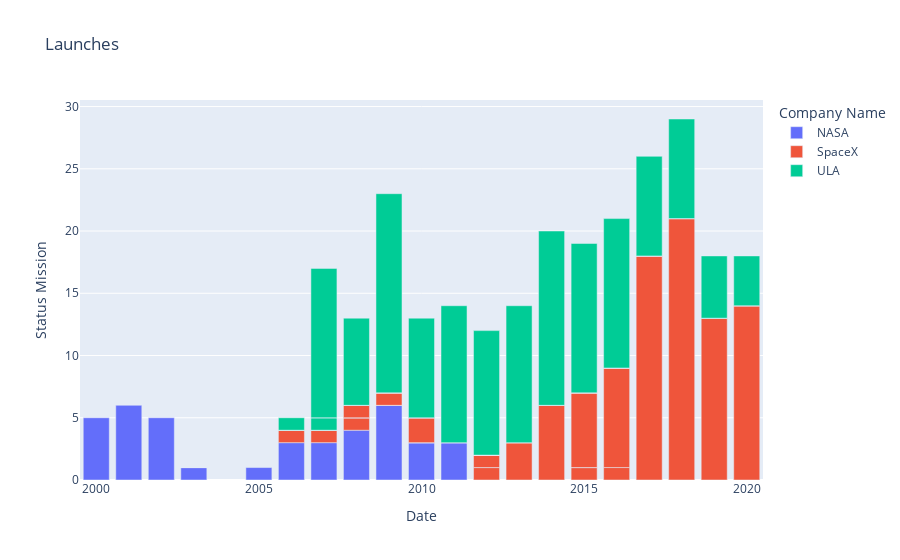

The cell this chart's notebook holds for it:
### Code cell
fig = px.bar(status_pivot, x='Date', y=['Failure', 'Partial Failure', 'Prelaunch Failure', 'Success'], 
             color='Company Name',
             title= 'Launches',
             labels={'Date': 'Date', 'value': 'Status Mission', 'variable': 'Status'}).update_layout(xaxis_title='Date', yaxis_title='Status Mission')
fig.show()

### Figure 1 — Plotly figure (JSON) as saved in the notebook; plotly's stock layout.template omitted (floating-point values rounded to 4 significant figures)
{"data": [{"alignmentgroup": "True", "hovertemplate": "Company Name=NASA<br>Date=%{x}<br>Status Mission=%{y}<extra></extra>", "legendgroup": "NASA", "marker": {"color": "#636efa", "pattern": {"shape": ""}}, "name": "NASA", "offsetgroup": "NASA", "orientation": "v", "showlegend": true, "textposition": "auto", "type": "bar", "x": [2000, 2001, 2002, 2003, 2005, 2006, 2007, 2008, 2009, 2010, 2011, 2000, 2001, 2002, 2003, 2005, 2006, 2007, 2008, 2009, 2010, 2011, 2000, 2001, 2002, 2003, 2005, 2006, 2007, 2008, 2009, 2010, 2011, 2000, 2001, 2002, 2003, 2005, 2006, 2007, 2008, 2009, 2010, 2011], "xaxis": "x", "y": [0, 0, 0, 1, 0, 0, 0, 0, 0, 0, 0, 0, 0, 0, 0, 0, 0, 0, 0, 0, 0, 0, 0, 0, 0, 0, 0, 0, 0, 0, 0, 0, 0, 5, 6, 5, 0, 1, 3, 3, 4, 6, 3, 3], "yaxis": "y"}, {"alignmentgroup": "True", "hovertemplate": "Company Name=SpaceX<br>Date=%{x}<br>Status Mission=%{y}<extra></extra>", "legendgroup": "SpaceX", "marker": {"color": "#EF553B", "pattern": {"shape": ""}}, "name": "SpaceX", "offsetgroup": "SpaceX", "orientation": "v", "showlegend": true, "textposition": "auto", "type": "bar", "x": [2006, 2007, 2008, 2009, 2010, 2012, 2013, 2014, 2015, 2016, 2017, 2018, 2019, 2020, 2006, 2007, 2008, 2009, 2010, 2012, 2013, 2014, 2015, 2016, 2017, 2018, 2019, 2020, 2006, 2007, 2008, 2009, 2010, 2012, 2013, 2014, 2015, 2016, 2017, 2018, 2019, 2020, 2006, 2007, 2008, 2009, 2010, 2012, 2013, 2014, 2015, 2016, 2017, 2018, 2019, 2020], "xaxis": "x", "y": [1, 1, 1, 0, 0, 0, 0, 0, 1, 0, 0, 0, 0, 0, 0, 0, 0, 0, 0, 1, 0, 0, 0, 0, 0, 0, 0, 0, 0, 0, 0, 0, 0, 0, 0, 0, 0, 1, 0, 0, 0, 0, 0, 0, 1, 1, 2, 1, 3, 6, 6, 8, 18, 21, 13, 14], "yaxis": "y"}, {"alignmentgroup": "True", "hovertemplate": "Company Name=ULA<br>Date=%{x}<br>Status Mission=%{y}<extra></extra>", "legendgroup": "ULA", "marker": {"color": "#00cc96", "pattern": {"shape": ""}}, "name": "ULA", "offsetgroup": "ULA", "orientation": "v", "showlegend": true, "textposition": "auto", "type": "bar", "x": [2006, 2007, 2008, 2009, 2010, 2011, 2012, 2013, 2014, 2015, 2016, 2017, 2018, 2019, 2020, 2006, 2007, 2008, 2009, 2010, 2011, 2012, 2013, 2014, 2015, 2016, 2017, 2018, 2019, 2020, 2006, 2007, 2008, 2009, 2010, 2011, 2012, 2013, 2014, 2015, 2016, 2017, 2018, 2019, 2020, 2006, 2007, 2008, 2009, 2010, 2011, 2012, 2013, 2014, 2015, 2016, 2017, 2018, 2019, 2020], "xaxis": "x", "y": [0, 0, 0, 0, 0, 0, 0, 0, 0, 0, 0, 0, 0, 0, 0, 0, 1, 0, 0, 0, 0, 0, 0, 0, 0, 0, 0, 0, 0, 0, 0, 0, 0, 0, 0, 0, 0, 0, 0, 0, 0, 0, 0, 0, 0, 1, 12, 7, 16, 8, 11, 10, 11, 14, 12, 12, 8, 8, 5, 4], "yaxis": "y"}], "layout": {"barmode": "relative", "legend": {"title": {"text": "Company Name"}, "tracegroupgap": 0}, "title": {"text": "Launches"}, "xaxis": {"anchor": "y", "domain": [0, 1], "title": {"text": "Date"}}, "yaxis": {"anchor": "x", "domain": [0, 1], "title": {"text": "Status Mission"}}}}
